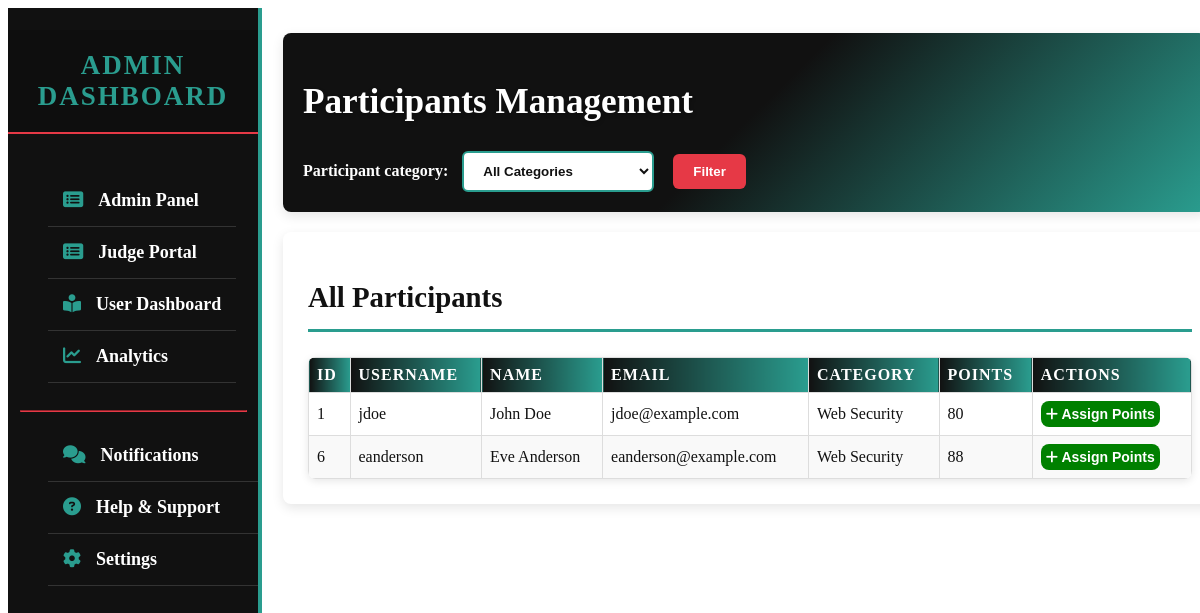
The app's page /judgesPortal.php?category=Web Security with its own data.
### tables this page shows
CREATE TABLE `users` (
  `id` int(11) NOT NULL,
  `username` varchar(50) NOT NULL,
  `first_name` varchar(50) NOT NULL,
  `last_name` varchar(50) NOT NULL,
  `email` varchar(100) NOT NULL,
  `category` enum('Web Security','Software Engineering','Linux','Binary Exploitation','General') NOT NULL,
  `points` int(11) DEFAULT 0
);

### judgesPortal.php (the view, shortened to what this page needs)
<!DOCTYPE html>
<html lang="en">
<head>
    <link rel="stylesheet" href="https://cdnjs.cloudflare.com/ajax/libs/font-awesome/6.4.0/css/all.min.css">
    <link rel="stylesheet" href="src/css/admin.css">
</head>
<body>
    <section id="adminDash">
        <div class="leftSideNav">
            <center><h2>Admin Dashboard</h2></center>
            <div class="sideNavButtons1">
                <ul>
                    <a href="admin.php"><li><i class="fa-solid fa-rectangle-list"></i>Admin Panel</li></a>
                    <a href="judgesPortal.php"><li><i class="fa-solid fa-rectangle-list"></i>Judge Portal</li></a>
                    <a href="dashboard.php"><li><i class="fa-solid fa-book-open-reader"></i>User Dashboard</li></a>
                    <a href=""><li><i class="fa-solid fa-chart-line"></i>Analytics</li></a>
                </ul>
            </div>
            <hr>
            <div class="sideNavButtons2">
                <ul>
                    <a href=""><li><i class="fa-solid fa-comments"></i>Notifications</li></a>
                    <a href=""><li><i class="fa-solid fa-circle-question"></i>Help & Support</li></a>
                    <a href=""><li><i class="fa-solid fa-gear"></i>Settings</li></a>
                </ul>
            </div>
        </div>
        <div class="studentQueries">
    <div class="heading">
        <div class="title">
            <h1>Participants Management</h1>
        </div>
        <div class="filters">
            <form action="" method="get">
                <label for="category">Participant category: </label>
                <select name="category" id="category">
                    <option value="" selected>All Categories</option>
                </select>
                <button type="submit">Filter</button>
            </form>
        </div>
    </div>
    <div class="results">
        <h1>All Participants</h1>
        <table id="participantsTable">
            <thead>
                <tr>
                    <th>ID</th>
                    <th>Username</th>
                    <th>Name</th>
                    <th>Email</th>
                    <th>Category</th>
                    <th>Points</th>
                    <th>Actions</th>
                </tr>
            </thead>
            <tbody>
                <?php
                $conn = new mysqli('localhost', 'root', '', 'ctfroom');
                $category_filter = "";
                if (isset($_GET['category'])) {
                    $category = $_GET['category'];
                    if (!empty($category)) {
                        $category_filter = " WHERE category = '" . $conn->real_escape_string($category) . "'";
                    }
                }
                $sql = "SELECT id, username, first_name, last_name, email, category, points FROM users" . $category_filter;
                $result = $conn->query($sql);
                if ($result->num_rows > 0) {
                    while($user = $result->fetch_assoc()): ?>
                    <tr>
                        <td><?php echo htmlspecialchars($user['id'] ?? ''); ?></td>
                        <td><?php echo htmlspecialchars($user['username'] ?? ''); ?></td>
                        <td><?php echo htmlspecialchars(($user['first_name'] ?? '') . ' ' . ($user['last_name'] ?? '')); ?></td>
                        <td><?php echo htmlspecialchars($user['email'] ?? ''); ?></td>
                        <td><?php echo htmlspecialchars($user['category'] ?? ''); ?></td>
                        <td><?php echo htmlspecialchars($user['points'] ?? '0'); ?></td>
                        <td>
                            <button onclick="openPointsModal(<?php echo $user['id']; ?>)" class="btn btn-update">
                                <i class="fa-solid fa-plus"></i> Assign Points
                            </button>
                        </td>
                    </tr>
                    <?php endwhile;
                } else {
                    echo "<tr><td colspan='7'>No participants found</td></tr>";
                }
                ?>
            </tbody>
        </table>
    </div>
</div>
</body>
</html>

### src/css/admin.css (style rules this page uses)
:root { --power-black: #111; --power-red: #e63946; --power-green: #2a9d8f; --pure-white: #fff; --light-gray: #f1faee; }
#adminDash { display: flex; background-color: var(--light-gray); }
#adminDash .leftSideNav { position: fixed; height: 100vh; width: 300px; background-color: var(--power-black); color: var(--pure-white); font-weight: bold; font-size: 18px; border-right: 4px solid var(--power-green); }
#adminDash .leftSideNav a { text-decoration: none; color: var(--pure-white); transition: all 0.3s ease; }
#adminDash .leftSideNav h2 { color: var(--power-green); text-transform: uppercase; letter-spacing: 2px; padding: 20px 0; border-bottom: 2px solid var(--power-red); text-align: center; background-color: rgba(0, 0, 0, 0.2); }
#adminDash .leftSideNav .sideNavButtons1 { display: flex; }
#adminDash .leftSideNav .fa-solid { margin-right: 15px; color: var(--power-green); }
#adminDash .leftSideNav li { list-style-type: none; text-decoration: none; text-align: left; padding: 15px; border-bottom: 1px solid #333; transition: all 0.3s; }
#adminDash .leftSideNav hr { width: 90%; border-color: var(--power-red); }
#adminDash .studentQueries { width: 85%; padding: 25px; margin-left: 300px; margin-top: 0; background-color: var(--pure-white); color: var(--power-black); }
#adminDash .studentQueries .heading { width: 100%; padding: 20px; background: linear-gradient(135deg, var(--power-black) 0%, var(--power-black) 50%, var(--power-green) 100%); color: var(--pure-white); border-radius: 8px; margin-bottom: 20px; box-shadow: 0 4px 12px rgba(0, 0, 0, 0.1); }
#adminDash .studentQueries .heading .title { display: flex; justify-content: space-between; align-items: center; }
#adminDash .studentQueries .heading .title h1 { color: var(--pure-white); text-shadow: 0 2px 4px rgba(0, 0, 0, 0.3); font-size: 2.2rem; }
#adminDash .studentQueries .heading .filters label { font-size: 1rem; font-weight: bold; color: var(--pure-white); margin-right: 10px; }
#adminDash .studentQueries .heading .filters select { padding: 10px 15px; border-radius: 6px; border: 2px solid var(--power-green); background-color: var(--pure-white); color: var(--power-black); font-weight: bold; margin-right: 15px; }
#adminDash .studentQueries .heading .filters button[type="submit"] { padding: 10px 20px; border-radius: 6px; background-color: var(--power-red); color: var(--pure-white); font-weight: bold; border: none; transition: all 0.3s ease; }
#adminDash .studentQueries .results { width: 100%; padding: 25px; background-color: var(--pure-white); border-radius: 8px; box-shadow: 0 4px 12px rgba(0, 0, 0, 0.1); }
#adminDash .studentQueries .results h1 { color: var(--power-black); border-bottom: 3px solid var(--power-green); padding-bottom: 15px; margin-bottom: 25px; font-size: 1.8rem; }
table { width: 100%; font-size: 16px; border-collapse: separate; border-spacing: 0; margin-top: 20px; border-radius: 8px; overflow: hidden; box-shadow: 0 2px 8px rgba(0, 0, 0, 0.1); }
th, td { padding: 15px; text-align: left; border-bottom: 1px solid #ddd; }
th { background: linear-gradient(to right, var(--power-black), var(--power-green)); color: var(--pure-white); position: sticky; top: 0; font-weight: bold; text-transform: uppercase; letter-spacing: 1px; }
tr:nth-child(even) { background-color: #f8f9fa; }
tr { transition: all 0.3s ease; }
table .btn { padding: 8px 15px; color: var(--pure-white); font-size: 14px; border-radius: 6px; border: none; margin-right: 8px; transition: all 0.3s ease; font-weight: bold; cursor: pointer; min-width: 80px; text-align: center; display: inline-block; }
table .btn-update { background-color: var(--power-green); }
@media (max-width: 1200px) { #adminDash .leftSideNav { width: 250px; } }
@media (max-width: 1200px) { #adminDash .studentQueries { margin-left: 250px; } }

### judgesPortal.php (style rules this page uses)
table { width: 100%; font-size: 16px; border-collapse: collapse; margin-top: 20px; }
th, td { border: 1px solid #ddd; padding: 8px; text-align: left; }
th { background-color: black; color: white; position: sticky; top: 0; }
tr:nth-child(even) { background-color: #f9f9f9; }
tr { transition: 1s; }
table .btn { padding: 5px; color: white; font-size: 14px; border-radius: 8px; border: none; margin-right: 5px; transition: 1s; }
table .btn-update { background-color: green; }

### records on screen
users: id "1", username "jdoe", first_name+last_name "John Doe", email "jdoe@example.com", category "Web Security", points "80"
users: id "6", username "eanderson", first_name+last_name "Eve Anderson", email "eanderson@example.com", category "Web Security", points "88"
